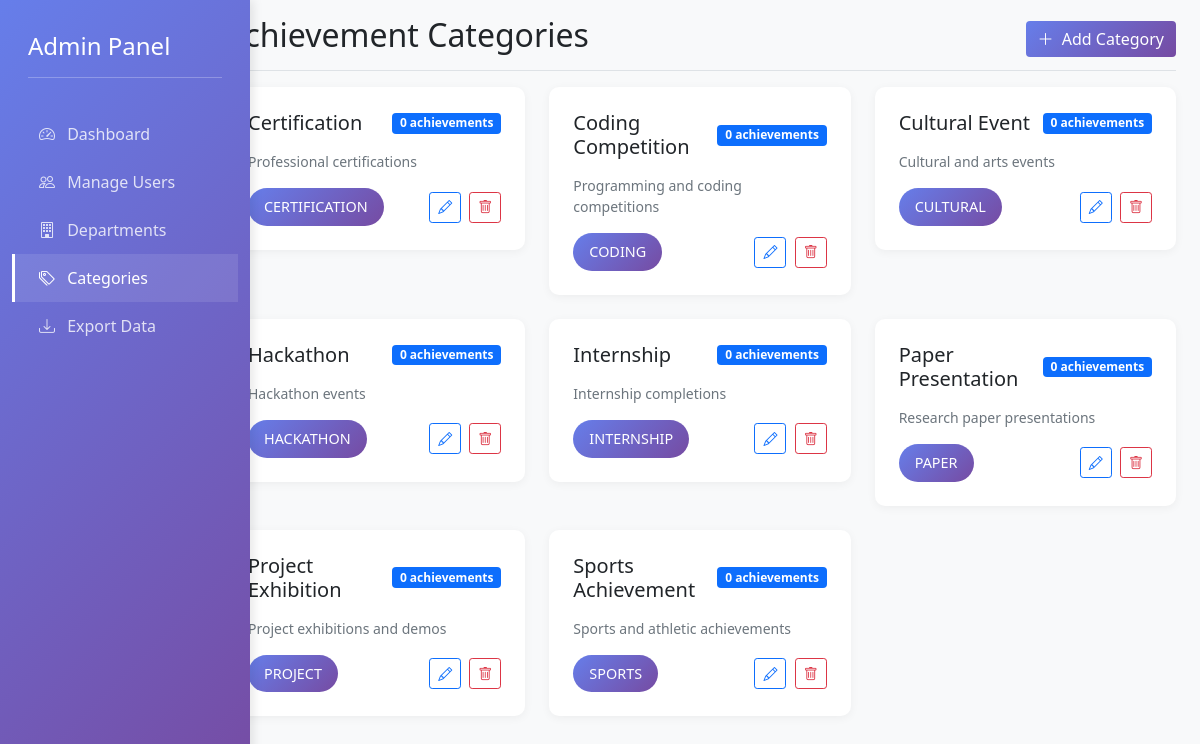
/admin/categories (signed in), run on the app's committed database.
### tables this page shows
CREATE TABLE achievement_categories (
            id INTEGER PRIMARY KEY AUTOINCREMENT,
            category_code TEXT UNIQUE NOT NULL,
            category_name TEXT NOT NULL,
            description TEXT,
            created_at TIMESTAMP DEFAULT CURRENT_TIMESTAMP
        );

### app.py (the view)
@app.route("/admin/categories")
@admin_required
def admin_categories():
    connection = sqlite3.connect(DB_PATH)
    connection.row_factory = sqlite3.Row
    cursor = connection.cursor()
    cursor.execute("SELECT * FROM achievement_categories ORDER BY category_name")
    categories = cursor.fetchall()
    cursor.execute("""
        SELECT c.category_code, c.category_name,
               COUNT(a.id) as achievement_count
        FROM achievement_categories c
        LEFT JOIN achievements a ON c.category_code = a.achievement_type
        GROUP BY c.category_code, c.category_name
        ORDER BY c.category_name
    """)
    category_stats = cursor.fetchall()
    connection.close()
    return render_template(
        "admin_categories.html",
        categories=categories,
        category_stats=category_stats,
        admin_name=session.get("admin_name"),
        is_superuser=session.get("is_superuser", False)
    )

### app.py (called while the page is built)
@app.context_processor
def inject_firebase_config():
    if FIREBASE_AVAILABLE:
        return dict(firebase_config=get_firebase_config())
    else:
        return dict(firebase_config=DEFAULT_FIREBASE_CONFIG)

@app.context_processor
def inject_csrf():
    return {"csrf_token": lambda: ""}

def admin_required(f):
    from functools import wraps
    @wraps(f)
    def decorated_function(*args, **kwargs):
        if not session.get("logged_in") or not session.get("admin_id"):
            return redirect(url_for("home"))
        return f(*args, **kwargs)
    return decorated_function

### firebase_config.py (called while the page is built)
def get_firebase_config():
    return FIREBASE_CONFIG

### templates/admin_categories.html (shortened to what this page needs)
<!DOCTYPE html>
<html lang="en">
<head>
    <link href="https://cdn.jsdelivr.net/npm/bootstrap@5.1.3/dist/css/bootstrap.min.css" rel="stylesheet">
    <link rel="stylesheet" href="https://cdn.jsdelivr.net/npm/bootstrap-icons@1.8.1/font/bootstrap-icons.css">
</head>
<body>
    <div class="container-fluid">
        <div class="row">
            <div class="col-md-3 col-lg-2 d-md-block bg-dark sidebar">
                <div class="position-sticky pt-3">
                    <div class="p-3">
                        <h4 class="text-white">Admin Panel</h4>
                        <hr class="text-white">
                    </div>
                    <ul class="nav flex-column">
                        <li class="nav-item">
                            <a class="nav-link" href="{{ url_for('admin_dashboard') }}">
                                <i class="bi bi-speedometer2 me-2"></i> Dashboard
                            </a>
                        </li>
                        <li class="nav-item">
                            <a class="nav-link" href="{{ url_for('admin_users') }}">
                                <i class="bi bi-people me-2"></i> Manage Users
                            </a>
                        </li>
                        <li class="nav-item">
                            <a class="nav-link" href="{{ url_for('admin_departments') }}">
                                <i class="bi bi-building me-2"></i> Departments
                            </a>
                        </li>
                        <li class="nav-item">
                            <a class="nav-link active" href="{{ url_for('admin_categories') }}">
                                <i class="bi bi-tags me-2"></i> Categories
                            </a>
                        </li>
                        <li class="nav-item">
                            <a class="nav-link" href="{{ url_for('admin_export') }}">
                                <i class="bi bi-download me-2"></i> Export Data
                            </a>
                        </li>
                    </ul>
                </div>
            </div>
            <div class="col-md-9 ms-sm-auto col-lg-10 px-md-4">
                <div class="d-flex justify-content-between flex-wrap flex-md-nowrap align-items-center pt-3 pb-2 mb-3 border-bottom">
                    <h1 class="h2">Achievement Categories</h1>
                    <button class="btn btn-gradient" data-bs-toggle="modal" data-bs-target="#addCategoryModal">
                        <i class="bi bi-plus-lg me-1"></i> Add Category
                    </button>
                </div>
                <div class="row">
                    {% for category in categories %}
                    <div class="col-md-4 mb-4">
                        <div class="stat-card">
                            <div class="d-flex justify-content-between align-items-center mb-3">
                                <h5 class="mb-0">{{ category.category_name }}</h5>
                                <span class="badge bg-primary">
                                    {% for stat in category_stats %}
                                        {% if stat.category_code == category.category_code %}
                                            {{ stat.achievement_count }}
                                        {% endif %}
                                    {% endfor %} achievements
                                </span>
                            </div>
                            <p class="text-muted small mb-3">{{ category.description or 'No description' }}</p>
                            <div class="d-flex justify-content-between align-items-center">
                                <span class="category-badge">{{ category.category_code }}</span>
                                <div>
                                    <button class="btn btn-sm btn-outline-primary me-1"
                                            onclick="editCategory('{{ category.id }}')">
                                        <i class="bi bi-pencil"></i>
                                    </button>
                                    <button class="btn btn-sm btn-outline-danger"
                                            onclick="deleteCategory('{{ category.id }}')">
                                        <i class="bi bi-trash"></i>
                                    </button>
                                </div>
                            </div>
                        </div>
                    </div>
                    {% endfor %}
                </div>
            </div>
        </div>
    </div>
</body>
</html>

### templates/admin_categories.html (style rules this page uses)
:root { --primary-color: #667eea; --secondary-color: #764ba2; }
body { background-color: #f8f9fa; font-family: 'Segoe UI', Tahoma, Geneva, Verdana, sans-serif; }
.sidebar { background: linear-gradient(135deg, var(--primary-color) 0%, var(--secondary-color) 100%); min-height: 100vh; color: white; position: fixed; width: 250px; box-shadow: 3px 0 10px rgba(0,0,0,0.1); }
.nav-link { color: rgba(255,255,255,0.8); padding: 0.75rem 1.5rem; border-left: 3px solid transparent; transition: all 0.3s; }
.nav-link:hover, .nav-link.active { background: rgba(255,255,255,0.1); border-left-color: white; color: white; }
.stat-card { background: white; border-radius: 10px; padding: 1.5rem; box-shadow: 0 2px 10px rgba(0,0,0,0.05); transition: transform 0.3s; }
.category-badge { background: linear-gradient(135deg, var(--primary-color), var(--secondary-color)); color: white; padding: 0.5rem 1rem; border-radius: 20px; font-size: 0.9rem; }
.btn-gradient { background: linear-gradient(135deg, var(--primary-color), var(--secondary-color)); border: none; color: white; transition: all 0.3s; }

### data on the page
achievement_categories: category_name "Certification", achievement_count "0", description "Professional certifications", category_code "CERTIFICATION"
achievement_categories: category_name "Coding Competition", achievement_count "0", description "Programming and coding competitions", category_code "CODING"
achievement_categories: category_name "Cultural Event", achievement_count "0", description "Cultural and arts events", category_code "CULTURAL"
achievement_categories: category_name "Hackathon", achievement_count "0", description "Hackathon events", category_code "HACKATHON"
achievement_categories: category_name "Internship", achievement_count "0", description "Internship completions", category_code "INTERNSHIP"
achievement_categories: category_name "Paper Presentation", achievement_count "0", description "Research paper presentations", category_code "PAPER"
achievement_categories: category_name "Project Exhibition", achievement_count "0", description "Project exhibitions and demos", category_code "PROJECT"
achievement_categories: category_name "Sports Achievement", achievement_count "0", description "Sports and athletic achievements", category_code "SPORTS"
